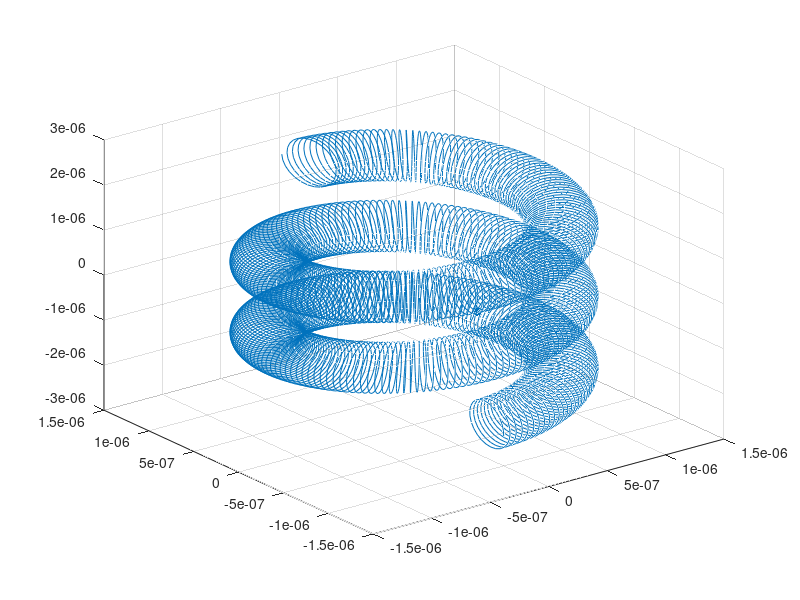
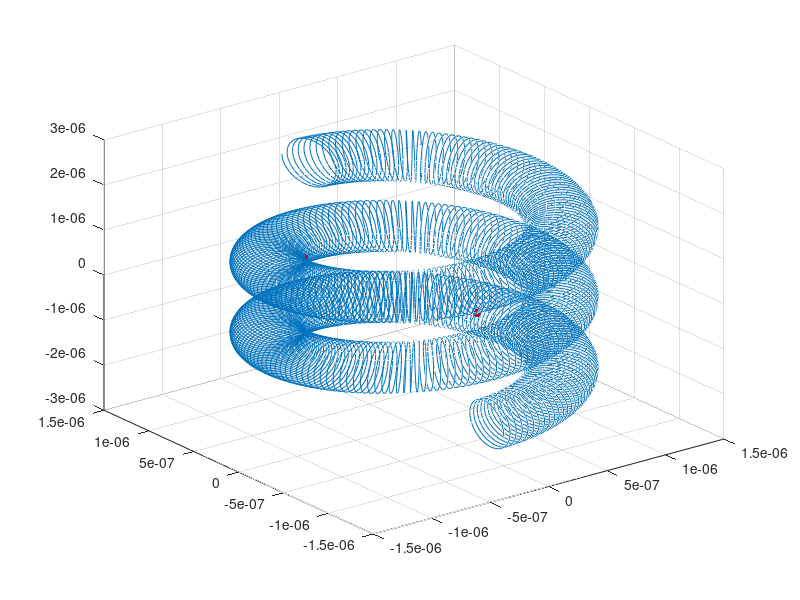

Source code (MATLAB) for these figures, in order:
clc; close all;
%% Set parameters for data generator

NumZplanes  = 20;                                 
NumSamples  = 10000;                               % numer of rand and param. points
zVec        = linspace(-2e-6, 2e-6, NumZplanes+1); % z positions of emitter
t           = linspace(-2e-6, 2e-6, NumSamples);   % scaled according to zVec
xt          = (1e-6)*(1+0.25*cos(100*pi*t/(0.5e-6))).*cos(2*t/(0.5e-6)) ;
yt          = (1e-6)*(1+0.25*cos(100*pi*t/(0.5e-6))).*sin(2*t/(0.5e-6)) ;
zt          = t+(0.5e-6)*sin(100*pi*t/(0.5e-6));

vslz_MatchPts     = 1;                             % plot matched points when 1
vslz_Emitters     = 1;                             % plot chosen emitters when 1

flag_Save2File    = 0;                             % append EmittersObj
                                                   % to DataObjects.mat
                                                   % when 1. Save2File at
                                                   % end of process
                                                   
flag_Save2Text    = 0;                             % Saves a desirable param. family 

%% Allow Repetitions
% acquire different values of random xyz in each iteration

%%%%%%%%%%%%%%%%%%%%%%%%%%%%%%%%%%%%%%%%%%%%%%%%%%%%%%%%%%%%%
%%% Uncomment the following when used and add end of loop %%%
% NumRep = 50;
% jj = 0;
% while jj < NumRep
%     jj = jj + 1;
%%%%%%%%%%%%%%%%%%%%%%%%%%%%%%%%%%%%%%%%%%%%%%%%%%%%%%%%%%%%%

MaxEmitters = randi(NumZplanes); % NumZPlanes as an example 
tInd  = randi(NumSamples, 1, MaxEmitters);
tIndu = unique(tInd); % Random integer indices with no repetitions

%% Find matched points

x_match = xt(tIndu);
y_match = yt(tIndu);
z_match = zt(tIndu);

if (abs(max(x_match))> 10e-6 || abs(min(x_match))< 0.1e-9) ||...
    abs((max(y_match))> 10e-6 || abs(min(y_match))< 0.1e-9)
    sprintf('Invalid emitters locations. Generate again')
    return
end    

%% Plot matched points

if vslz_MatchPts == 1
    
    figure(1);
    plot3(xt,yt,zt);
    grid on;
    hold on;
    scatter3(x_match,y_match,z_match, 'filled');
    hold off;
    
end

%% Separate to z-planes and obtain emitters

%%% x_cell and y_cell are the emitters locations in each z-plane %%%
%%% e.g (x_cell{1},y_cell{1}) is an emitter's (x,y) in z=zVec(1) %%%

NumSources = 0;
zVecDiff = abs(zVec(1)-zVec(2));
x_cell = cell(1, numel(zVec));
y_cell = cell(1, numel(zVec));
kk_vec = ones(1, numel(zVec));
for jj = 1 : numel(z_match)
    for ii = 1 : numel(zVec)
        if ((z_match(jj) >= zVec(ii) - zVecDiff/2) && (z_match(jj) <= zVec(ii) + zVecDiff/2))
            x_cell{ii}(kk_vec(ii),:) = x_match(jj);
            y_cell{ii}(kk_vec(ii),:) = y_match(jj);
            kk_vec(ii) = kk_vec(ii) + 1;
            NumSources = NumSources + 1;
        end
    end
end

if NumSources == 0
    sprintf('No emitters. Generate again')
    return
end

%% Plot Emitters

if vslz_Emitters == 1
    
    figure(2);
    plot3(xt,yt,zt);
    grid on;
    hold on;

    for ii = 1 : numel(zVec)
        scatter3(x_cell{ii}, y_cell{ii}, zVec(ii)*ones(1,numel(x_cell{ii})), 'filled');
    end
    hold off;
    
end

%% Create Emitters Object and save data to file

EmittersObj.x           = x_cell;
EmittersObj.y           = y_cell;
EmittersObj.zVec        = zVec;
EmittersObj.NumSources  = NumSources; 

if flag_Save2File == 1
    m = matfile('DataObjects.mat','Writable',true);
    try
        m.EmittersObj = [m.EmittersObj, EmittersObj];
    catch
        save('DataObjects.mat', 'EmittersObj', '-v7.3');
    end

    whos('-file','DataObjects.mat')
end

%% Save a parameterization family to text table

if flag_Save2Text == 1
    xt_str      = {'(1e-6)*(1+0.25*cos(50*pi*t/(0.5e-6))).*cos(t/(0.5e-6))'};
    yt_str      = {'(1e-6)*(1+0.25*cos(50*pi*t/(0.5e-6))).*sin(t/(0.5e-6))'};
    zt_str      = {'t+(0.5e-6)*sin(50*pi*t/(0.5e-6))'};
    Tnew = table(xt_str, yt_str, zt_str); 
    T = [T ; Tnew];
    writetable(T, 'ParamTable.txt');
end

